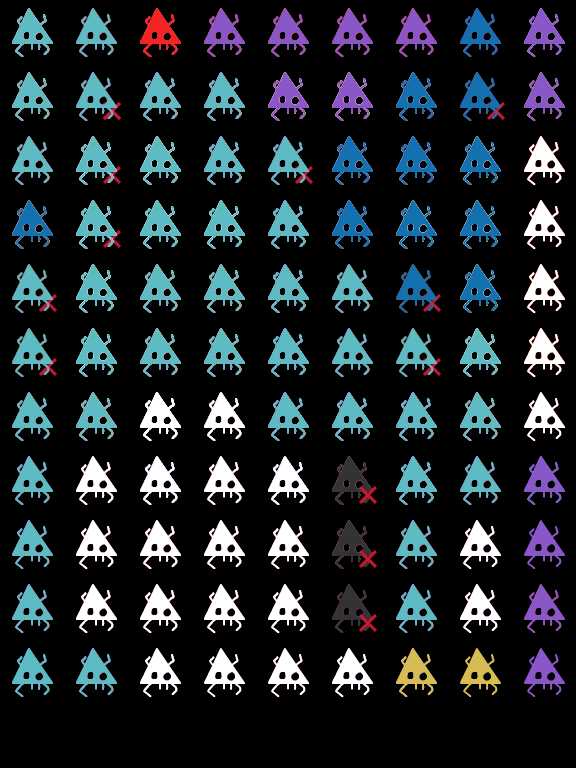

A 2D game scene composited from a Tiled map and its tileset images. What follows is a short description and the map's XML, with every tile layer's data as written:
An orthogonal 9x12 tile map with 64x64 px tiles, 10 tile layers (Tetris, Arrow, ET, Rainbow, ...).

<map version="1.5" tiledversion="1.7.2" orientation="orthogonal" renderorder="right-down" width="9" height="12" tilewidth="64" tileheight="64" infinite="0" nextlayerid="12" nextobjectid="1">
 <editorsettings>
  <export target="../assets/levelsRaw.json" format="json" />
 </editorsettings>
 <tileset firstgid="1" source="spadersTileset.tsx" />
 <layer id="9" name="Tetris" width="9" height="12">
  <properties>
   <property name="i" type="int" value="7" />
   <property name="j" type="int" value="8" />
   <property name="tier" type="int" value="0" />
  </properties>
  <data encoding="csv">
4,4,1,1,1,0,2,0,0,
0,4,4,1,2,2,2,0,0,
0,3,3,8,8,8,8,0,0,
3,3,0,0,0,0,0,0,0,
0,0,0,0,0,0,0,0,0,
0,0,0,0,0,0,0,0,0,
0,0,0,0,0,0,0,0,0,
0,0,0,0,0,0,0,0,0,
0,0,0,0,0,0,0,0,0,
0,0,0,0,0,0,0,0,0,
0,0,0,0,0,0,0,0,0,
0,0,0,0,0,0,0,0,0
</data>
 </layer>
 <layer id="11" name="Arrow" width="9" height="12">
  <properties>
   <property name="i" type="int" value="7" />
   <property name="j" type="int" value="8" />
   <property name="tier" type="int" value="0" />
  </properties>
  <data encoding="csv">
0,0,0,2,0,0,0,0,0,
0,0,2,2,2,0,0,0,0,
0,2,2,0,2,2,0,0,0,
2,2,0,0,0,2,2,0,0,
2,0,0,0,0,0,2,0,0,
0,0,0,0,0,0,0,0,0,
0,0,0,0,0,0,0,0,0,
0,0,0,0,0,0,0,0,0,
0,0,0,0,0,0,0,0,0,
0,0,0,0,0,0,0,0,0,
0,0,0,0,0,0,0,0,0,
0,0,0,0,0,0,0,0,0
</data>
 </layer>
 <layer id="10" name="ET" width="9" height="12">
  <properties>
   <property name="i" type="int" value="7" />
   <property name="j" type="int" value="12" />
   <property name="tier" type="int" value="0" />
  </properties>
  <data encoding="csv">
4,4,4,4,4,4,0,0,0,
4,10,4,4,4,4,4,0,0,
4,4,4,4,4,4,4,0,0,
4,4,0,0,4,4,4,0,0,
0,0,0,0,4,4,4,0,0,
0,0,0,4,4,4,4,0,0,
4,4,4,4,4,4,4,0,0,
4,0,4,4,4,4,4,0,0,
0,0,4,4,4,4,4,0,0,
0,4,4,0,4,0,4,0,0,
4,4,4,0,0,4,4,0,0,
0,0,0,0,0,0,0,0,0
</data>
 </layer>
 <layer id="6" name="Rainbow" width="9" height="12">
  <properties>
   <property name="i" type="int" value="7" />
   <property name="j" type="int" value="11" />
   <property name="tier" type="int" value="1" />
  </properties>
  <data encoding="csv">
8,8,8,8,8,8,8,8,8,
7,7,7,7,7,7,7,7,7,
6,6,6,6,6,6,6,6,6,
5,5,5,5,5,5,5,5,5,
4,4,4,4,4,4,4,4,4,
3,3,3,3,3,3,3,3,3,
2,2,2,2,2,2,2,2,2,
1,1,1,1,1,1,1,1,1,
0,0,0,0,0,0,0,0,0,
0,0,0,0,0,0,0,0,0,
0,0,0,0,0,0,0,0,0,
0,0,0,0,0,0,0,0,0
</data>
 </layer>
 <layer id="3" name="Invader" width="9" height="12">
  <properties>
   <property name="i" type="int" value="6" />
   <property name="j" type="int" value="10" />
   <property name="tier" type="int" value="0" />
  </properties>
  <data encoding="csv">
8,8,8,8,8,8,0,0,0,
7,7,7,7,7,7,0,0,0,
6,0,6,6,0,6,0,0,0,
5,5,5,5,5,5,0,0,0,
0,4,4,4,4,0,0,0,0,
4,0,3,3,0,4,0,0,0,
4,0,2,2,0,4,0,0,0,
0,0,0,0,0,0,0,0,0,
0,0,0,0,0,0,0,0,0,
0,0,0,0,0,0,0,0,0,
0,0,0,0,0,0,0,0,0,
0,0,0,0,0,0,0,0,0
</data>
 </layer>
 <layer id="2" name="It's a me" width="9" height="12">
  <properties>
   <property name="i" type="int" value="8" />
   <property name="j" type="int" value="12" />
   <property name="tier" type="int" value="2" />
  </properties>
  <data encoding="csv">
7,7,7,0,0,0,0,0,0,
7,7,7,7,7,7,0,0,0,
3,10,3,0,0,0,0,0,0,
3,10,3,3,3,0,0,0,0,
3,3,5,3,3,3,0,0,0,
3,5,5,5,5,0,0,0,0,
3,3,3,3,0,0,0,0,0,
7,0,0,0,0,0,0,0,0,
7,7,7,0,0,0,0,0,0,
7,7,7,7,0,0,0,0,0,
5,7,0,0,0,0,0,0,0,
0,0,0,0,0,0,0,0,0
</data>
 </layer>
 <layer id="5" name="Skull" width="9" height="12">
  <properties>
   <property name="i" type="int" value="9" />
   <property name="j" type="int" value="12" />
   <property name="tier" type="int" value="3" />
  </properties>
  <data encoding="csv">
0,0,7,7,7,7,7,0,0,
0,7,9,9,9,9,9,7,0,
7,9,9,9,9,9,9,9,7,
7,9,9,9,9,9,9,9,7,
7,9,7,7,9,7,7,9,7,
7,9,7,7,9,7,7,9,7,
0,7,9,9,9,9,9,7,0,
0,7,9,7,9,7,9,7,0,
0,0,7,7,7,7,7,0,0,
0,0,0,0,0,0,0,0,0,
0,0,0,0,0,0,0,0,0,
0,0,0,0,0,0,0,0,0
</data>
 </layer>
 <layer id="7" name="Superhard" width="9" height="12">
  <properties>
   <property name="i" type="int" value="9" />
   <property name="j" type="int" value="12" />
   <property name="tier" type="int" value="3" />
  </properties>
  <data encoding="csv">
9,2,7,7,7,7,7,2,9,
9,10,9,9,9,9,9,10,9,
7,9,9,9,10,9,9,9,7,
7,9,9,9,9,9,9,9,7,
7,9,7,7,9,7,7,9,7,
7,9,2,2,9,2,2,9,7,
0,7,9,9,9,9,9,7,0,
0,7,9,7,9,7,9,7,0,
0,2,7,7,7,7,7,2,0,
2,2,2,2,2,2,2,2,2,
0,0,0,0,2,0,0,0,0,
0,0,0,0,0,0,0,0,0
</data>
 </layer>
 <layer id="8" name="Pac" width="9" height="12">
  <properties>
   <property name="i" type="int" value="9" />
   <property name="j" type="int" value="12" />
   <property name="tier" type="int" value="3" />
  </properties>
  <data encoding="csv">
0,0,0,8,8,8,8,8,8,
0,8,8,8,8,8,8,8,8,
8,9,9,8,8,8,8,9,9,
9,9,9,9,8,8,9,9,9,
10,9,9,9,8,8,10,9,9,
10,9,9,9,8,8,10,9,9,
8,9,9,8,8,8,8,9,9,
8,8,8,8,8,8,8,8,8,
8,8,8,8,8,8,8,8,8,
8,8,8,8,8,8,8,8,8,
8,8,8,0,0,8,8,0,8,
0,0,0,0,0,0,0,0,0
</data>
 </layer>
 <layer id="4" name="Blue one" width="9" height="12">
  <properties>
   <property name="i" type="int" value="8" />
   <property name="j" type="int" value="12" />
   <property name="tier" type="int" value="3" />
  </properties>
  <data encoding="csv">
1,1,0,0,0,0,0,5,0,
1,1,1,1,0,0,5,5,0,
1,1,1,1,1,5,5,5,0,
5,1,1,1,1,5,5,5,0,
1,1,1,1,1,1,5,5,0,
1,1,1,1,1,1,1,1,0,
1,1,9,9,1,1,1,1,0,
1,9,9,9,9,10,1,1,0,
1,9,9,9,9,10,1,9,0,
1,9,9,9,9,10,1,9,0,
1,1,9,9,9,9,3,3,0,
0,0,0,0,0,0,0,0,0
</data>
 </layer>
</map>
